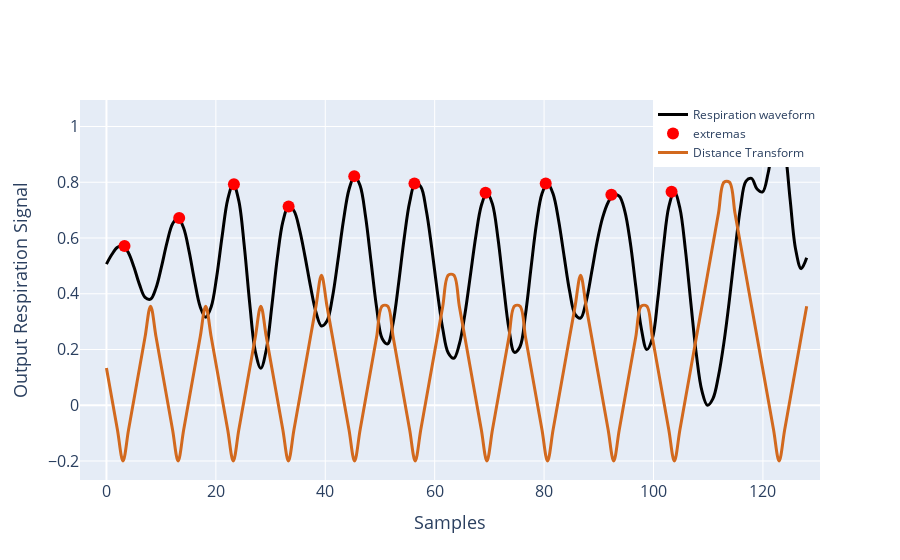

The notebook cell this image was saved under:
### Code cell
from plotly.offline import iplot
fig = py.subplots.make_subplots(rows=1,cols=1)
fig.append_trace(go.Scatter(
            x = x_unc,
            y = signal_with_attn[274], 
            mode = 'lines',
            name = 'Respiration waveform',
                    line = dict(
                    shape = 'spline',
                    color = 'black',
                    width = 3
                     ),
                #error_y=dict(
                #    type='data', # value of error bar given in data coordinates
                #    array=final_var[signals],
                #    visible=True,
                #    color='black',
                #thickness=3,
                #width=5)
                ), 1,1)
fig.append_trace(go.Scatter(
        x = extremas_with_attn[274]+0.3,
        y = signal_with_attn[274][extremas_with_attn[274]], 
        mode = 'markers',
        name = 'extremas',
        marker = dict(
                 size = 12,
                 color = 'red',
                 symbol = 'circle'
                 
             )
        ), 1,1)

fig.append_trace(go.Scatter(
            x = x_unc,
            y = dist_with_attention[274], 
            mode = 'lines',
            name = 'Distance Transform',
                    line = dict(
                    shape = 'spline',
                    color = 'chocolate',
                    width = 3
                     ),
                #error_y=dict(
                #    type='data', # value of error bar given in data coordinates
                #    array=final_var[signals],
                #    visible=True,
                #    color='black',
                #thickness=3,
                #width=5)
                ),1,1)
fig.update_xaxes(title_text="Samples", row=1, col=1)
fig.update_yaxes(title_text="Output Respiration Signal", row=1, col=1)
fig.update_yaxes(title_font=dict(size=18),tickfont = dict(size=16))
fig.update_xaxes(title_font=dict(size=18),tickfont = dict(size=16))

'''
fig.append_trace(go.Scatter(
            x = x_unc,
            y = signal_wo_attn[274], 
            mode = 'lines',
            name = 'Respiration without Attention',
                    line = dict(
                    shape = 'spline',
                    color = 'blue',
                    width = 3
                     ),
                #error_y=dict(
                #    type='data', # value of error bar given in data coordinates
                #    array=final_var[signals],
                #    visible=True,
                #    color='black',
                #thickness=3,
                #width=5)
                ), 1,2)
fig.append_trace(go.Scatter(
        x = extremas_wo_attn[274],
        y = signal_wo_attn[274][extremas_wo_attn[274]], 
        mode = 'markers',
        name = 'extremas',
        marker = dict(
                 size = 12,
                 color = 'red',
                 symbol = 'circle'
                 
             )
        ), 1,2)

fig.append_trace(go.Scatter(
            x = x_unc,
            y = dist_wo_attention[274], 
            mode = 'lines',
            name = 'Distance Transform',
                    line = dict(
                    shape = 'spline',
                    color = 'chocolate',
                    width = 3,
                     ),
                #error_y=dict(
                #    type='data', # value of error bar given in data coordinates
                #    array=final_var[signals],
                #    visible=True,
                #    color='black',
                #thickness=3,
                #width=5)
                ),1,2)
'''
fig.update_layout(legend=dict(
    yanchor="top",
    y=1,
    xanchor="right",
    x=1
))
fig.update_layout()
fig.show()
#iplot(fig)

### Figure 1 — Plotly figure (JSON) as saved in the notebook; plotly's stock layout.template omitted (floating-point values rounded to 4 significant figures)
{"data": [{"line": {"color": "black", "shape": "spline", "width": 3}, "mode": "lines", "name": "Respiration waveform", "type": "scatter", "x": [0, 1.008, 2.016, 3.024, 4.031, 5.039, 6.047, 7.055, 8.063, 9.071, 10.08, 11.09, 12.09, 13.1, 14.11, 15.12, 16.13, 17.13, 18.14, 19.15, 20.16, 21.17, 22.17, 23.18, 24.19, 25.2, 26.2, 27.21, 28.22, 29.23, 30.24, 31.24, 32.25, 33.26, 34.27, 35.28, 36.28, 37.29, 38.3, 39.31, 40.31, 41.32, 42.33, 43.34, 44.35, 45.35, 46.36, 47.37, 48.38, 49.39, 50.39, 51.4, 52.41, 53.42, 54.43, 55.43, 56.44, 57.45, 58.46, 59.46, 60.47, 61.48, 62.49, 63.5, 64.5, 65.51, 66.52, 67.53, 68.54, 69.54, 70.55, 71.56, 72.57, 73.57, 74.58, 75.59, 76.6, 77.61, 78.61, 79.62, 80.63, 81.64, 82.65, 83.65, 84.66, 85.67, 86.68, 87.69, 88.69, 89.7, 90.71, 91.72, 92.72, 93.73, 94.74, 95.75, 96.76, 97.76, 98.77, 99.78, 100.8, 101.8, 102.8, 103.8, 104.8, 105.8, 106.8, 107.8, 108.9, 109.9, 110.9, 111.9, 112.9, 113.9, 114.9, 115.9, 116.9, 117.9, 118.9, 119.9, 120.9, 122.0, 123.0, 124.0, 125.0, 126.0, 127.0, 128], "xaxis": "x", "y": [0.5062, 0.5416, 0.567, 0.5714, 0.5466, 0.4948, 0.4328, 0.3869, 0.3804, 0.4214, 0.4983, 0.5852, 0.6514, 0.672, 0.6359, 0.5511, 0.4442, 0.3535, 0.316, 0.3535, 0.4621, 0.6089, 0.7389, 0.7929, 0.7341, 0.571, 0.3622, 0.1928, 0.1326, 0.2001, 0.3561, 0.5298, 0.6586, 0.7132, 0.6978, 0.6317, 0.5351, 0.4275, 0.3341, 0.2845, 0.3019, 0.3885, 0.5221, 0.6644, 0.775, 0.822, 0.788, 0.6762, 0.5139, 0.3502, 0.2397, 0.2203, 0.2965, 0.439, 0.5993, 0.7294, 0.7958, 0.7842, 0.6998, 0.5639, 0.4096, 0.2737, 0.1873, 0.1685, 0.2187, 0.3254, 0.465, 0.6072, 0.7173, 0.7626, 0.7223, 0.6002, 0.4314, 0.2747, 0.1897, 0.2097, 0.3255, 0.492, 0.6518, 0.76, 0.7955, 0.7587, 0.6638, 0.5357, 0.4099, 0.3261, 0.313, 0.3724, 0.4771, 0.5873, 0.6738, 0.7285, 0.7551, 0.7501, 0.6975, 0.5845, 0.4267, 0.2762, 0.1996, 0.2384, 0.3806, 0.5648, 0.7126, 0.766, 0.7075, 0.5585, 0.3649, 0.1808, 0.05139, 0, 0.02386, 0.1048, 0.2265, 0.3806, 0.5535, 0.7104, 0.8043, 0.814, 0.7757, 0.7651, 0.8322, 0.9436, 1, 0.9233, 0.7378, 0.5585, 0.4901, 0.5292], "yaxis": "y"}, {"marker": {"color": "red", "size": 12, "symbol": "circle"}, "mode": "markers", "name": "extremas", "type": "scatter", "x": [3.3, 13.3, 23.3, 33.3, 45.3, 56.3, 69.3, 80.3, 92.3, 103.3, 122.3], "xaxis": "x", "y": [0.5714, 0.672, 0.7929, 0.7132, 0.822, 0.7958, 0.7626, 0.7955, 0.7551, 0.766, 1], "yaxis": "y"}, {"line": {"color": "chocolate", "shape": "spline", "width": 3}, "mode": "lines", "name": "Distance Transform", "type": "scatter", "x": [0, 1.008, 2.016, 3.024, 4.031, 5.039, 6.047, 7.055, 8.063, 9.071, 10.08, 11.09, 12.09, 13.1, 14.11, 15.12, 16.13, 17.13, 18.14, 19.15, 20.16, 21.17, 22.17, 23.18, 24.19, 25.2, 26.2, 27.21, 28.22, 29.23, 30.24, 31.24, 32.25, 33.26, 34.27, 35.28, 36.28, 37.29, 38.3, 39.31, 40.31, 41.32, 42.33, 43.34, 44.35, 45.35, 46.36, 47.37, 48.38, 49.39, 50.39, 51.4, 52.41, 53.42, 54.43, 55.43, 56.44, 57.45, 58.46, 59.46, 60.47, 61.48, 62.49, 63.5, 64.5, 65.51, 66.52, 67.53, 68.54, 69.54, 70.55, 71.56, 72.57, 73.57, 74.58, 75.59, 76.6, 77.61, 78.61, 79.62, 80.63, 81.64, 82.65, 83.65, 84.66, 85.67, 86.68, 87.69, 88.69, 89.7, 90.71, 91.72, 92.72, 93.73, 94.74, 95.75, 96.76, 97.76, 98.77, 99.78, 100.8, 101.8, 102.8, 103.8, 104.8, 105.8, 106.8, 107.8, 108.9, 109.9, 110.9, 111.9, 112.9, 113.9, 114.9, 115.9, 116.9, 117.9, 118.9, 119.9, 120.9, 122.0, 123.0, 124.0, 125.0, 126.0, 127.0, 128], "xaxis": "x", "y": [0.1333, 0.02222, -0.08889, -0.2, -0.08889, 0.02222, 0.1333, 0.2444, 0.3556, 0.2444, 0.1333, 0.02222, -0.08889, -0.2, -0.08889, 0.02222, 0.1333, 0.2444, 0.3556, 0.2444, 0.1333, 0.02222, -0.08889, -0.2, -0.08889, 0.02222, 0.1333, 0.2444, 0.3556, 0.2444, 0.1333, 0.02222, -0.08889, -0.2, -0.08889, 0.02222, 0.1333, 0.2444, 0.3556, 0.4667, 0.3556, 0.2444, 0.1333, 0.02222, -0.08889, -0.2, -0.08889, 0.02222, 0.1333, 0.2444, 0.3556, 0.3556, 0.2444, 0.1333, 0.02222, -0.08889, -0.2, -0.08889, 0.02222, 0.1333, 0.2444, 0.3556, 0.4667, 0.4667, 0.3556, 0.2444, 0.1333, 0.02222, -0.08889, -0.2, -0.08889, 0.02222, 0.1333, 0.2444, 0.3556, 0.3556, 0.2444, 0.1333, 0.02222, -0.08889, -0.2, -0.08889, 0.02222, 0.1333, 0.2444, 0.3556, 0.4667, 0.3556, 0.2444, 0.1333, 0.02222, -0.08889, -0.2, -0.08889, 0.02222, 0.1333, 0.2444, 0.3556, 0.3556, 0.2444, 0.1333, 0.02222, -0.08889, -0.2, -0.08889, 0.02222, 0.1333, 0.2444, 0.3556, 0.4667, 0.5778, 0.6889, 0.8, 0.8, 0.6889, 0.5778, 0.4667, 0.3556, 0.2444, 0.1333, 0.02222, -0.08889, -0.2, -0.08889, 0.02222, 0.1333, 0.2444, 0.3556], "yaxis": "y"}], "layout": {"legend": {"x": 1, "xanchor": "right", "y": 1, "yanchor": "top"}, "xaxis": {"anchor": "y", "domain": [0, 1], "tickfont": {"size": 16}, "title": {"font": {"size": 18}, "text": "Samples"}}, "yaxis": {"anchor": "x", "domain": [0, 1], "tickfont": {"size": 16}, "title": {"font": {"size": 18}, "text": "Output Respiration Signal"}}}}
